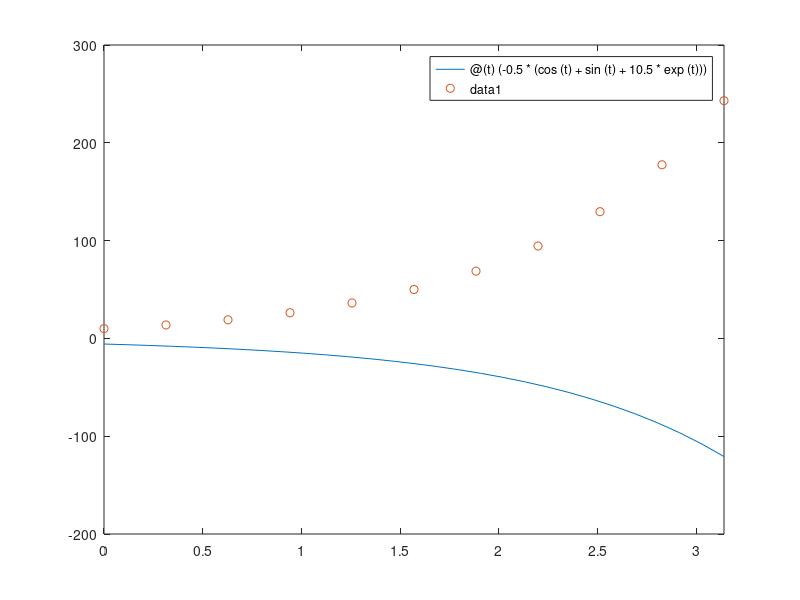
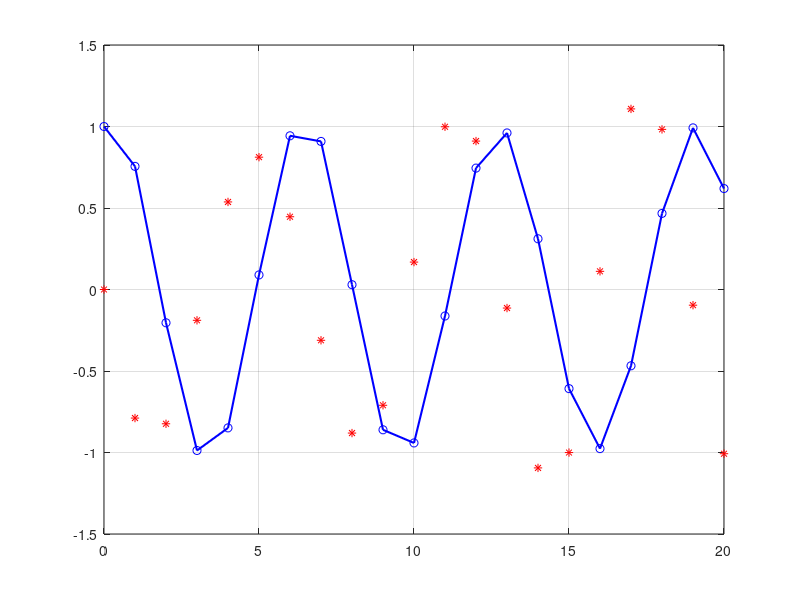

Source code (MATLAB) for these figures, in order:
% Practice 7 정서진(2024112396)

%% problem 1
clear; close all; clc;

fprintf("[Prob 1]\n")

fx = @(x)(x.*exp(-x).*cos(2.*x)-0.05);

%1 plotting gragh
fplot(fx,[0, 5])

%2 finding solution
x1 = fzero(fx, 0);
x2 = fzero(fx, 1);
x3 = fzero(fx, 3);
x4 = fzero(fx, 4);

fprintf('x1 = %f\n', x1)
fprintf('x1 = %f\n', x2)
fprintf('x1 = %f\n', x3)
fprintf('x1 = %f\n', x4)

%3 finding local max, min
[x_min, y_min] = fminbnd(fx, 0, 2);
[x_max, y_max] = fminbnd(@(x)-(x.*exp(-x).*cos(2.*x)-0.05), 0, 2);
[x2_min, y2_min] = fminbnd(fx, 2, 5);
[x2_max, y2_max] = fminbnd(@(x)-(x.*exp(-x).*cos(2.*x)-0.05), 2, 5);

y_max = -y_max;
y2_max = -y2_max;

fprintf('x_min = %f\n', x_min)
fprintf('y_min = %f\n', y_min)
fprintf('x_max = %f\n', x_max)
fprintf('y_max = %f\n', y_max)
fprintf('x2_min = %f\n', x2_min)
fprintf('y2_min = %f\n', y2_min)
fprintf('x2_max = %f\n', x2_max)
fprintf('y2_max = %f\n', y2_max)

pause;

%% problem 2
clear; close all; clc;

fprintf("[Prob 2]\n")

%(1)
q1 = integral(@(x)cos(x.^2), 0, sqrt(2*pi))

%(2)
q2 = integral2(@(x, y) x.*y.^2, 1, 3, 0, 1)

pause;

%% problem 3
clear; close all; clc;

fprintf("[Prob 3]\n")

%(1)
dydt = @(t, y)(y+sin(t))
[t1, y1] = ode45(dydt, [0:0.314:3.14], 10)

%(2)
yt = @(t)(-0.5*(cos(t)+sin(t) + 10.5*exp(t)))

fplot(yt, [0, 3.14])
hold on
plot(t1, y1, 'o')

pause;

%% Problem 4
clear; close all; clc;

fprintf("[Prob 4]\n")

%(1)
tspan = 0:1:20;
z0 = [1; 0];
odefun = @(t, z) [z(2); -z(1) + sin(5*t)];

%(2)
odefun = @(t, z) [z(2); -z(1) + sin(5*t)];

[t, z] = ode45(odefun, tspan, z0);

y_analytical = -(1/24)*sin(5*t) + (5/24)*sin(t) + cos(t);

figure;
plot(t, z(:,1), 'bo'); hold on;
plot(t, z(:,2), 'r*');
plot(t, y_analytical, 'b-', 'LineWidth', 1.5);

grid on;

pause;
